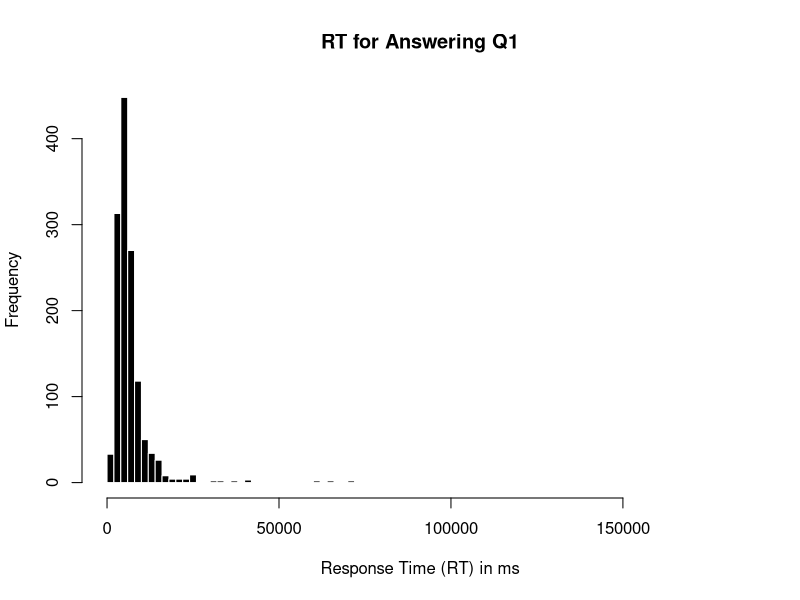
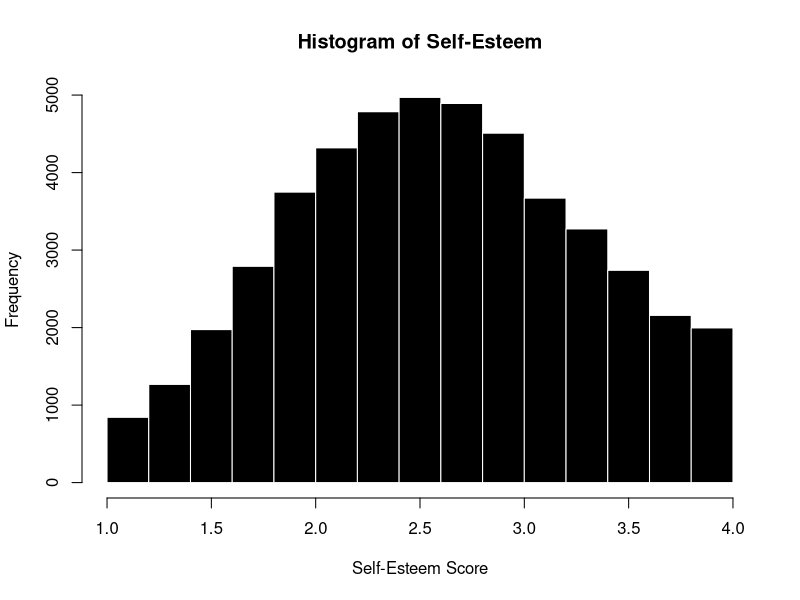
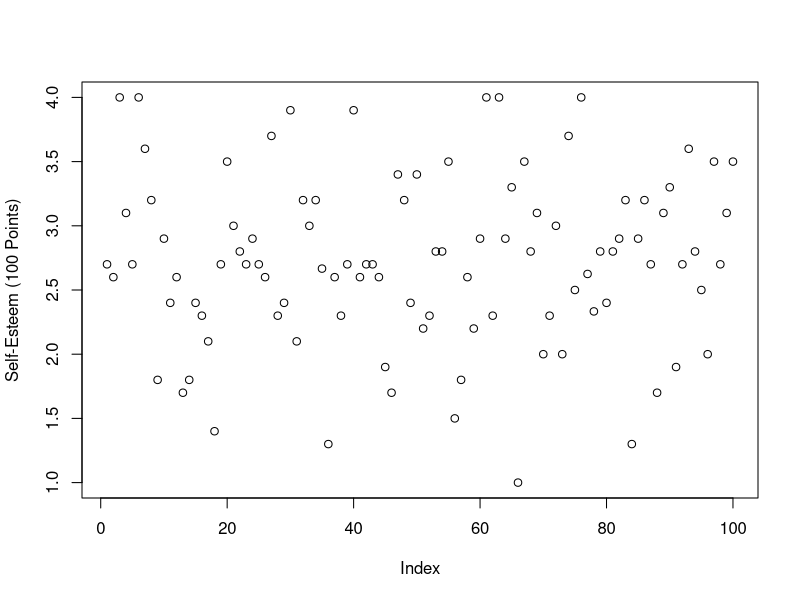
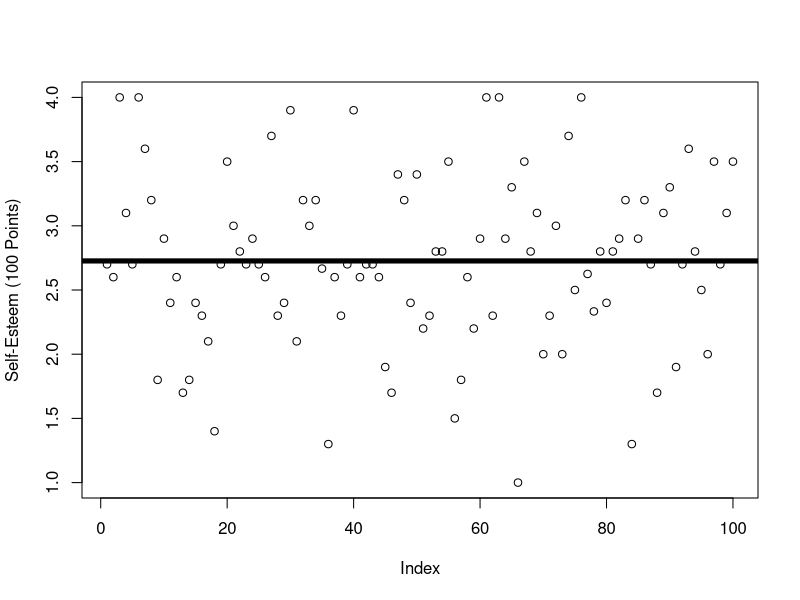
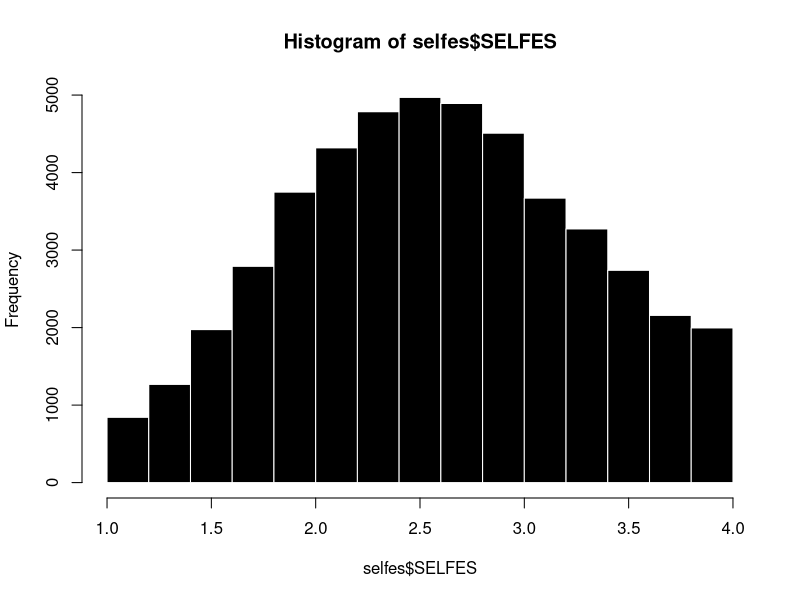
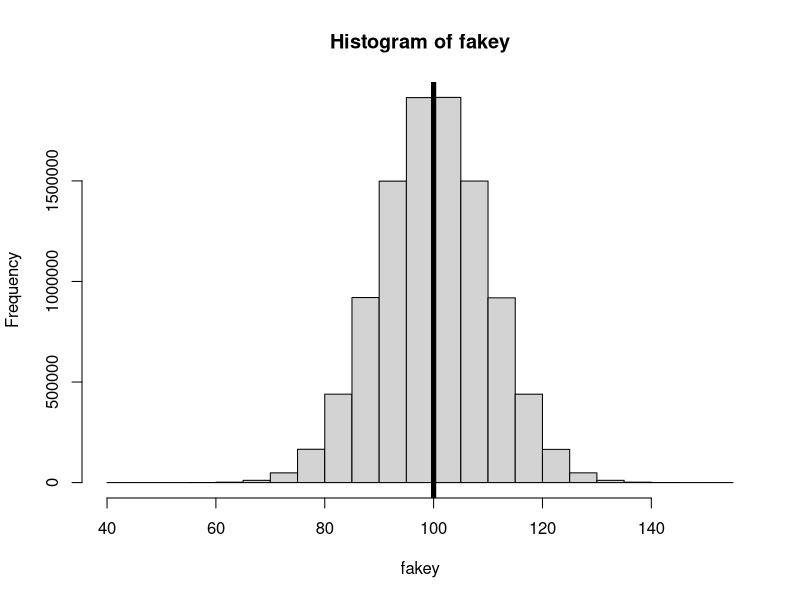
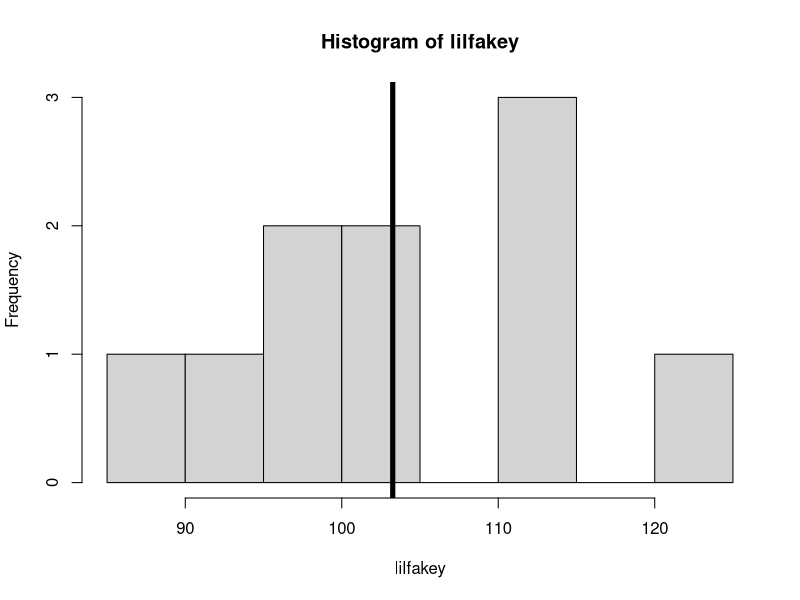
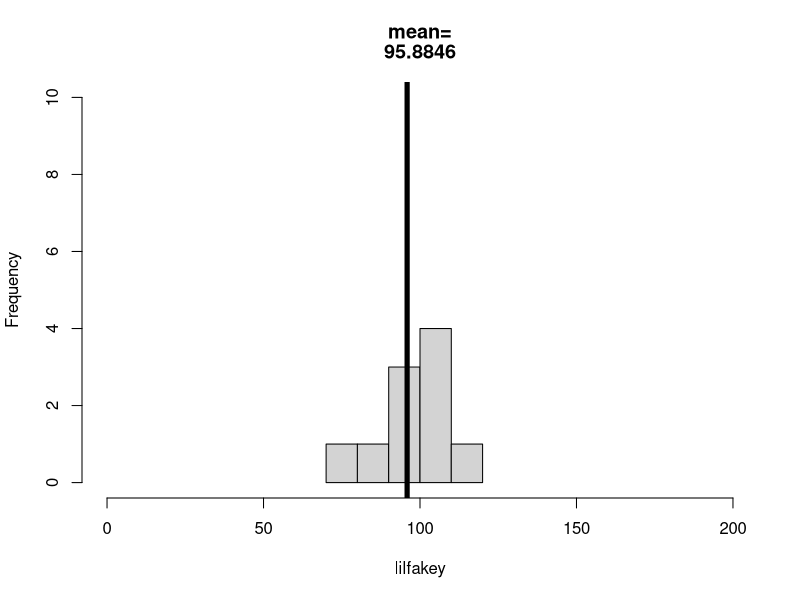

Reproduce these figures in R, in order.
## ---- chunk 1
#| echo: true
d <- read.csv("../datasets/Protestant Work Ethic/data.csv", sep = "\t")

hist(d$Q1E, breaks = 100, 
     main = "RT for Answering Q1",
     xlab = "Response Time (RT) in ms",
     col = 'black', bor = 'white')
# abline(v = mean(d$Q1E, na.rm = T), col = 'red', lwd = 5)
## ---- chunk 2


## ---- chunk 3
## Loading Dataset
selfes <- read.csv("../datasets/Self-Esteem Dataset/data.csv",
                   stringsAsFactors = T,
                   na.strings = "0", sep = "\t")
## ---- chunk 4
## Creating the Scale
poskey.df <- selfes[,c(1:2,4,6,7)] # pos-keyed items (from the codebook)
negkey.df <- selfes[,c(3,5,8:10)] # neg-keyed items (from the codebook)
negkeyR.df <- 5-negkey.df # reverse scoring the neg-keyed items
SELFES.DF <- data.frame(poskey.df, negkeyR.df) # bringing it all 2gether.

library(psych) # loading the library
alpha(SELFES.DF) # alpha reliability.
## ---- chunk 5
selfes$SELFES <- rowMeans(SELFES.DF, na.rm = T) # creating the scale
hist(selfes$SELFES, col = 'black', bor = 'white', # the graph
     main = "Histogram of Self-Esteem", 
     xlab = "Self-Esteem Score", breaks = 15)
## ---- chunk 6
lils <- selfes[sample(1:nrow(selfes), 100),]# 100 random data points
plot(lils$SELFES, 
     ylab = "Self-Esteem (100 Points)",
     xlab = "Index") 
## ---- chunk 7
plot(lils$SELFES,
     ylab = "Self-Esteem (100 Points)",
     xlab = "Index") 
abline(h = mean(lils$SELFES, na.rm = T), lwd = 5)
## ---- chunk 8
## quantifying errors (residuals)
residuals <- selfes$SELFES - mean(selfes$SELFES, na.rm = T)
SST <- sum(residuals^2, na.rm = T)
SST

SST/length(residuals) # average of squared residuals (variance)
sqrt(SST/length(residuals)) # average of residuals, unsquared (standard deviation)

sd(selfes$SELFES, na.rm = T) # 
## ---- chunk 9
hist(selfes$SELFES, col = 'black', bor = 'white')
## ---- chunk 10


## ---- chunk 11

## ---- chunk 12
# rnorm(10000000, mean = 100, sd = 20)
fakey <- rnorm(10000000, mean = 100, sd = 10)
length(fakey)
head(fakey)
## ---- chunk 13
mean(fakey, na.rm = T)
hist(fakey)
abline(v = mean(fakey), lwd = 5)
## ---- chunk 14
?sample # our friend, the sample function
sample(1:10, 1) # are you vibing with R?
sample(1:10000000, 1) # are you REALLY vibing?
sample(1:length(fakey), 1) # the numbers to sample from, another way. why better?
sample(1:length(fakey), 10) # a small sample
fakey[sample(1:length(fakey), 10)] # ten random individuals from fakey.
fakey[10000001]
lilfakey <- fakey[sample(1:length(fakey), 10)] # ten random individuals from fakey.
lilfakey
## ---- chunk 15
mean(lilfakey)
hist(lilfakey)
abline(v = mean(lilfakey), lwd = 5)
## ---- chunk 16
lilfakey <- fakey[sample(1:length(fakey), 10)] # ten random individuals from fakey.
hist(lilfakey, xlim = c(0,200), ylim = c(0,10),
     breaks = 5,
     main = paste(c("mean=", round(mean(lilfakey), 4)), sep = ""))
abline(v = mean(lilfakey), lwd = 5)
## ---- chunk 17
    truthbucket <- array()
    for(i in c(1:1000)){
      lilfakey <- fakey[sample(1:length(fakey), 10)] # ten random individuals from fakey.
      truthbucket[i] <- mean(lilfakey)
    }
    length(truthbucket)
    hist(truthbucket)
    mean(truthbucket)
## ---- chunk 18
d <- read.csv("../datasets/Onboarding Data/honor_onboard_FA25.csv", stringsAsFactors = T, na.strings = "")
par(mfrow = c(1,2))

hist(d$self.skills, breaks = c(0:5), 
     col = 'black', bor = 'white', main = "Computer Skills\n(Self-Perceptions)")

hist(d$class.skills, breaks = c(0:5),
     col = 'black', bor = 'white', main = "Computer Skills\n(Perceptions of Classmates)")
## ---- chunk 19


